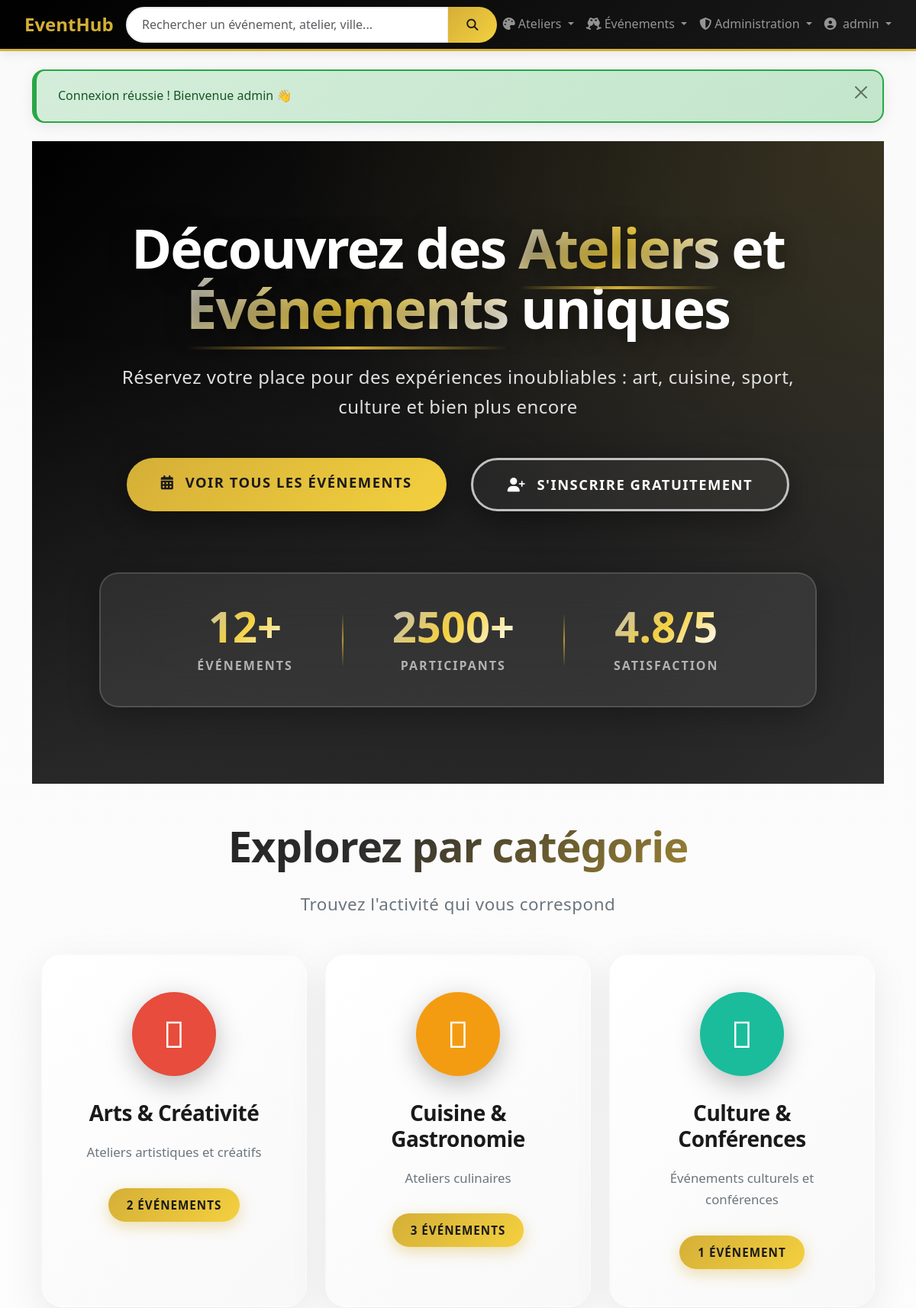
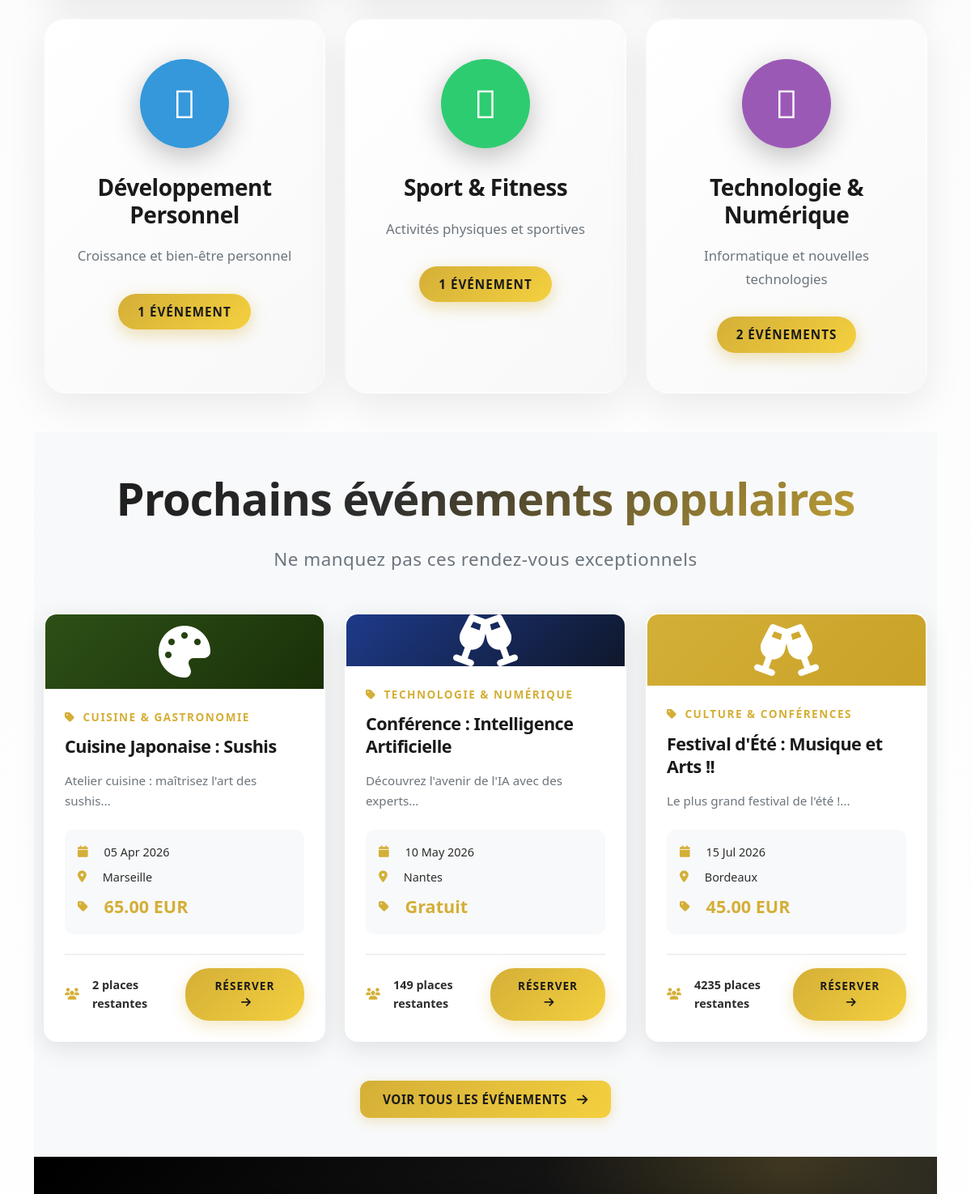
The page / (signed in, upper part) on the database its author committed (2 pictures, top to bottom).
### tables this page shows
CREATE TABLE `categories` (
  `id` int NOT NULL,
  `name` varchar(100) NOT NULL,
  `slug` varchar(100) NOT NULL COMMENT 'URL-friendly',
  `description` text,
  `color` varchar(7) DEFAULT '#667eea' COMMENT 'Code couleur hexadécimal',
  `icon` varchar(50) DEFAULT NULL COMMENT 'Font Awesome icon class',
  `is_active` tinyint(1) DEFAULT '1',
  `created_at` timestamp NULL DEFAULT CURRENT_TIMESTAMP,
  `updated_at` timestamp NULL DEFAULT CURRENT_TIMESTAMP ON UPDATE CURRENT_TIMESTAMP
);

CREATE TABLE `events` (
  `id` int NOT NULL,
  `title` varchar(255) NOT NULL,
  `slug` varchar(255) NOT NULL COMMENT 'URL-friendly',
  `type` enum('atelier','evenement') NOT NULL COMMENT 'Type de contenu',
  `description` text NOT NULL,
  `short_description` varchar(500) DEFAULT NULL COMMENT 'Résumé court pour listing',
  `date_start` datetime NOT NULL,
  `date_end` datetime DEFAULT NULL COMMENT 'Optionnel pour événements multi-jours',
  `duration` int DEFAULT NULL COMMENT 'Durée en minutes',
  `location` varchar(255) NOT NULL COMMENT 'Adresse ou lieu',
  `location_city` varchar(100) DEFAULT NULL,
  `location_postal_code` varchar(10) DEFAULT NULL,
  `is_online` tinyint(1) DEFAULT '0',
  `online_link` varchar(500) DEFAULT NULL COMMENT 'Lien visio si en ligne',
  `capacity` int NOT NULL DEFAULT '20' COMMENT 'Nombre de places total',
  `available_spots` int NOT NULL DEFAULT '20' COMMENT 'Places restantes',
  `min_participants` int DEFAULT '1' COMMENT 'Minimum de participants',
  `price` decimal(10,2) DEFAULT '0.00',
  `currency` varchar(3) DEFAULT 'EUR',
  `image` varchar(255) DEFAULT NULL COMMENT 'Nom du fichier image',
  `category_id` int DEFAULT NULL,
  `organizer_id` int DEFAULT NULL COMMENT 'Admin qui a créé l''événement',
  `status` enum('draft','published','cancelled','completed','full') DEFAULT 'draft',
  `is_featured` tinyint(1) DEFAULT '0' COMMENT 'Mise en avant',
  `views_count` int DEFAULT '0',
  `created_at` timestamp NULL DEFAULT CURRENT_TIMESTAMP,
  `updated_at` timestamp NULL DEFAULT CURRENT_TIMESTAMP ON UPDATE CURRENT_TIMESTAMP
);

### App/Views/home/index.php (the view, shortened to what the rows shown need)
<section class="hero-section">
    <div class="hero-content-wrapper">
        <div class="hero-content">
            <h1 class="hero-title animate-fade-in">
                Découvrez des <span class="gradient-text">Ateliers</span> et <span class="gradient-text">Événements</span> uniques
            </h1>
        </div>
    </div>
</section>
<section class="categories-section py-5">
    <div class="container">
        <div class="section-header text-center mb-5">
            <h2 class="section-title">Explorez par catégorie</h2>
        </div>
        <div class="row g-4">
            <?php if (!empty($categoryStats)): ?>
                <?php foreach ($categoryStats as $category): ?>
                    <div class="col-md-4">
                        <a href="?controller=event&action=index&category=<?= (int)$category->id ?>" class="category-card">
                            <div class="category-icon" style="background: <?= htmlspecialchars($category->color) ?>;">
                                <i class="<?= htmlspecialchars($category->icon) ?> fa-3x"></i>
                            </div>
                            <h3><?= htmlspecialchars($category->name) ?></h3>
                            <p><?= htmlspecialchars($category->description) ?></p>
                            <span class="category-count">
                                <?= (int)$category->event_count ?> <?= ((int)$category->event_count > 1) ? 'événements' : 'événement' ?>
                            </span>
                        </a>
                    </div>
                <?php endforeach; ?>
            <?php else: ?>
                <div class="col-12 text-center">
                    <p class="text-muted">Aucune catégorie disponible pour le moment.</p>
                </div>
            <?php endif; ?>
        </div>
    </div>
</section>
<section class="upcoming-events py-5 bg-light">
    <div class="container">
        <div class="section-header text-center mb-5">
            <h2 class="section-title">Prochains événements populaires</h2>
        </div>
        <div class="row g-4">
            <?php if (!empty($featuredEvents)): ?>
                <?php foreach ($featuredEvents as $event): ?>
                    <?php
                    $dateFormatted = $event->getFormattedDateStart('d M Y') ?? 'Date à définir';
                    $type = $event->getType();
                    $iconClass = ($type === 'atelier') ? 'fa-palette' : 'fa-glass-cheers';
                     $gradients = [
                        'linear-gradient(135deg, #c0c0c0 0%, #808080 100%)',
                        'linear-gradient(135deg, #d4af37 0%, #c9a227 100%)',
                        'linear-gradient(135deg, #8b1538 0%, #5d0e26 100%)',
                        'linear-gradient(135deg, #2d5016 0%, #1a3009 100%)',
                        'linear-gradient(135deg, #1e3a8a 0%, #0f172a 100%)',
                        'linear-gradient(135deg, #1a1a1a 0%, #000000 100%)',
                    ];
                    $randomGradient = $gradients[array_rand($gradients)];
                    $desc = $event->getShortDescription() ?? $event->getDescription() ?? '';
                    $desc = substr($desc, 0, 100);
                    $spots = (int)$event->getAvailableSpots();
                    $eventId = (int)($event->getId() ?? 0);
                    $controller = ($type === 'atelier') ? 'atelier' : 'event';
                    ?>
                    <div class="col-md-6 col-lg-4">
                        <div class="event-card">
                            <div class="event-image" style="background: <?= $randomGradient ?>; height: 200px; display: flex; align-items: center; justify-content: center;">
                                <i class="fas <?= $iconClass ?> fa-4x text-white"></i>
                            </div>
                            <div class="event-body">
                                <div class="event-category">
                                    <i class="fas fa-tag me-1"></i> <?= htmlspecialchars($event->getCategoryName() ?? 'Non catégorisé') ?>
                                </div>
                                <h3 class="event-title"><?= htmlspecialchars($event->getTitle() ?? '') ?></h3>
                                <p class="event-description">
                                    <?= htmlspecialchars($desc) ?>...
                                </p>
                                <div class="event-meta">
                                    <div class="event-date">
                                        <i class="fas fa-calendar me-2"></i>
                                        <span><?= htmlspecialchars($dateFormatted) ?></span>
                                    </div>
                                    <div class="event-location">
                                        <i class="fas fa-map-marker-alt me-2"></i>
                                        <span><?= htmlspecialchars($event->getLocationCity() ?? 'À définir') ?></span>
                                    </div>
                                    <div class="event-price">
                                        <i class="fas fa-tag me-2"></i>
                                        <strong><?= htmlspecialchars($event->getFormattedPrice()) ?></strong>
                                    </div>
                                </div>
                                <div class="event-footer">
                                    <div class="event-spots">
                                        <i class="fas fa-users me-2"></i>
                                        <span>
                                            <?= $spots ?> place<?= ($spots > 1) ? 's' : '' ?>
                                            restante<?= ($spots > 1) ? 's' : '' ?>
                                        </span>
                                    </div>
                                    <a href="?controller=<?= $controller ?>&action=show&id=<?= $eventId ?>" class="btn btn-sm btn-primary">
                                        Réserver <i class="fas fa-arrow-right ms-1"></i>
                                    </a>
                                </div>
                            </div>
                        </div>
                    </div>
                <?php endforeach; ?>
            <?php else: ?>
                <div class="col-12 text-center">
                    <p class="text-muted">Aucun événement à venir pour le moment.</p>
                </div>
            <?php endif; ?>
        </div>
    </div>
</section>

### rows shown on the page
categories: name "Arts & Créativité", description "Ateliers artistiques et créatifs", event_count "2", shows "ÉVÉNEMENTS"
categories: name "Cuisine & Gastronomie", description "Ateliers culinaires", event_count "3", shows "ÉVÉNEMENTS"
categories: name "Culture & Conférences", description "Événements culturels et conférences", event_count "1", shows "ÉVÉNEMENT"
categories: name "Développement Personnel", description "Croissance et bien-être personnel", event_count "1", shows "ÉVÉNEMENT"
categories: name "Sport & Fitness", description "Activités physiques et sportives", event_count "1", shows "ÉVÉNEMENT"
categories: name "Technologie & Numérique", description "Informatique et nouvelles technologies", event_count "2", shows "ÉVÉNEMENTS"
events: category.name "CUISINE & GASTRONOMIE", title "Cuisine Japonaise : Sushis", short_description "Atelier cuisine : maîtrisez l'art des sushis", date_start "05 Apr 2026", location_city "Marseille", $event->getFormattedPrice() "65.00 EUR", available_spots "2"
events: category.name "TECHNOLOGIE & NUMÉRIQUE", title "Conférence : Intelligence Artificielle", short_description "Découvrez l'avenir de l'IA avec des experts", date_start "10 May 2026", location_city "Nantes", price "Gratuit", available_spots "149"
events: category.name "CULTURE & CONFÉRENCES", title "Festival d'Été : Musique et Arts !!", short_description "Le plus grand festival de l'été !", date_start "15 Jul 2026", location_city "Bordeaux", $event->getFormattedPrice() "45.00 EUR", available_spots "4235"

### other values the page prints
$displayName "admin"
$message "Connexion réussie ! Bienvenue admin 👋"
$totalEvents "12"
